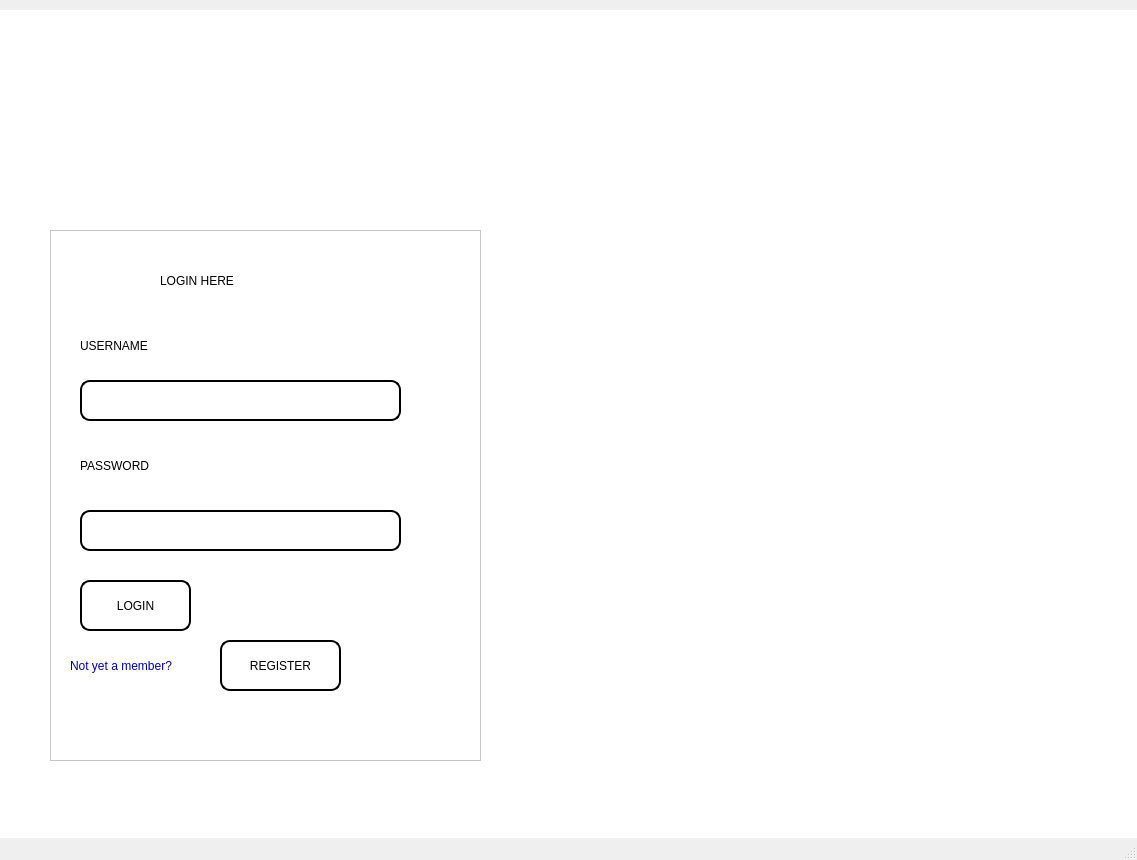
<?xml version="1.0" encoding="UTF-8"?>
<ui version="4.0">
 <class>LoginWindow</class>
 <widget class="QMainWindow" name="LoginWindow">
  <property name="geometry">
   <rect>
    <x>0</x>
    <y>0</y>
    <width>1137</width>
    <height>860</height>
   </rect>
  </property>
  <property name="windowTitle">
   <string>MainWindow</string>
  </property>
  <property name="styleSheet">
   <string notr="true"/>
  </property>
  <widget class="QWidget" name="centralwidget">
   <widget class="QLabel" name="label">
    <property name="geometry">
     <rect>
      <x>0</x>
      <y>10</y>
      <width>1151</width>
      <height>841</height>
     </rect>
    </property>
    <property name="styleSheet">
     <string notr="true">background-color: rgb(255, 255, 255);</string>
    </property>
    <property name="text">
     <string/>
    </property>
    <property name="pixmap">
     <pixmap>C:/Users/91810/Pictures/Screenshots/RIYA.png</pixmap>
    </property>
   </widget>
   <widget class="QFrame" name="frame">
    <property name="geometry">
     <rect>
      <x>50</x>
      <y>230</y>
      <width>431</width>
      <height>531</height>
     </rect>
    </property>
    <property name="styleSheet">
     <string notr="true">background-color: rgb(255, 255, 255);</string>
    </property>
    <property name="frameShape">
     <enum>QFrame::StyledPanel</enum>
    </property>
    <property name="frameShadow">
     <enum>QFrame::Raised</enum>
    </property>
    <widget class="QPushButton" name="pushButton_2">
     <property name="geometry">
      <rect>
       <x>30</x>
       <y>350</y>
       <width>111</width>
       <height>51</height>
      </rect>
     </property>
     <property name="styleSheet">
      <string notr="true">QPushButton{
border:2px solid black;
border-radius:10px;
color:black;
font: 14pt &quot;MS Shell Dlg 2&quot;;
}
QPushButton:hover{
	
}</string>
     </property>
     <property name="text">
      <string>LOGIN</string>
     </property>
    </widget>
    <widget class="QLabel" name="label_5">
     <property name="geometry">
      <rect>
       <x>20</x>
       <y>420</y>
       <width>141</width>
       <height>31</height>
      </rect>
     </property>
     <property name="styleSheet">
      <string notr="true">font: 75 9pt &quot;MS Shell Dlg 2&quot;;
color: rgb(3, 3, 162);</string>
     </property>
     <property name="text">
      <string>Not yet a member?</string>
     </property>
    </widget>
    <widget class="QPushButton" name="pushButton_4">
     <property name="geometry">
      <rect>
       <x>170</x>
       <y>410</y>
       <width>121</width>
       <height>51</height>
      </rect>
     </property>
     <property name="cursor">
      <cursorShape>PointingHandCursor</cursorShape>
     </property>
     <property name="styleSheet">
      <string notr="true">QPushButton{
border:2px solid black;
border-radius:10px;
color:black;
font: 14pt &quot;MS Shell Dlg 2&quot;;
}
QPushButton:hover{
	}</string>
     </property>
     <property name="text">
      <string>REGISTER</string>
     </property>
    </widget>
    <widget class="QLabel" name="label_2">
     <property name="geometry">
      <rect>
       <x>110</x>
       <y>30</y>
       <width>251</width>
       <height>41</height>
      </rect>
     </property>
     <property name="styleSheet">
      <string notr="true">font: 75 24pt &quot;MS Shell Dlg 2&quot;;
color: rgb(0, 0, 0);</string>
     </property>
     <property name="text">
      <string>LOGIN HERE</string>
     </property>
    </widget>
    <widget class="QLabel" name="label_3">
     <property name="geometry">
      <rect>
       <x>30</x>
       <y>100</y>
       <width>141</width>
       <height>31</height>
      </rect>
     </property>
     <property name="styleSheet">
      <string notr="true">font: 75 14pt &quot;MS Sans Serif&quot;;</string>
     </property>
     <property name="text">
      <string>USERNAME</string>
     </property>
    </widget>
    <widget class="QLineEdit" name="lineEdit">
     <property name="geometry">
      <rect>
       <x>30</x>
       <y>150</y>
       <width>321</width>
       <height>41</height>
      </rect>
     </property>
     <property name="styleSheet">
      <string notr="true">QLineEdit{
border:2px solid black;
border-radius: 10px;
color:black;
font: 14pt &quot;MS Shell Dlg 2&quot;;
}

QLineEdit:focus{
border:2px solid #FBAD25}</string>
     </property>
    </widget>
    <widget class="QLabel" name="label_4">
     <property name="geometry">
      <rect>
       <x>30</x>
       <y>220</y>
       <width>141</width>
       <height>31</height>
      </rect>
     </property>
     <property name="styleSheet">
      <string notr="true">font: 75 14pt &quot;MS Sans Serif&quot;;</string>
     </property>
     <property name="text">
      <string>PASSWORD</string>
     </property>
    </widget>
    <widget class="QLineEdit" name="lineEdit_2">
     <property name="geometry">
      <rect>
       <x>30</x>
       <y>280</y>
       <width>321</width>
       <height>41</height>
      </rect>
     </property>
     <property name="styleSheet">
      <string notr="true">QLineEdit{
border:2px solid black;
border-radius: 10px;
color:black;
font: 14pt &quot;MS Shell Dlg 2&quot;;
}

QLineEdit:focus{
border:2px solid #FBAD25}</string>
     </property>
     <property name="echoMode">
      <enum>QLineEdit::Password</enum>
     </property>
    </widget>
   </widget>
  </widget>
  <widget class="QStatusBar" name="statusbar"/>
 </widget>
 <resources/>
 <connections/>
</ui>
